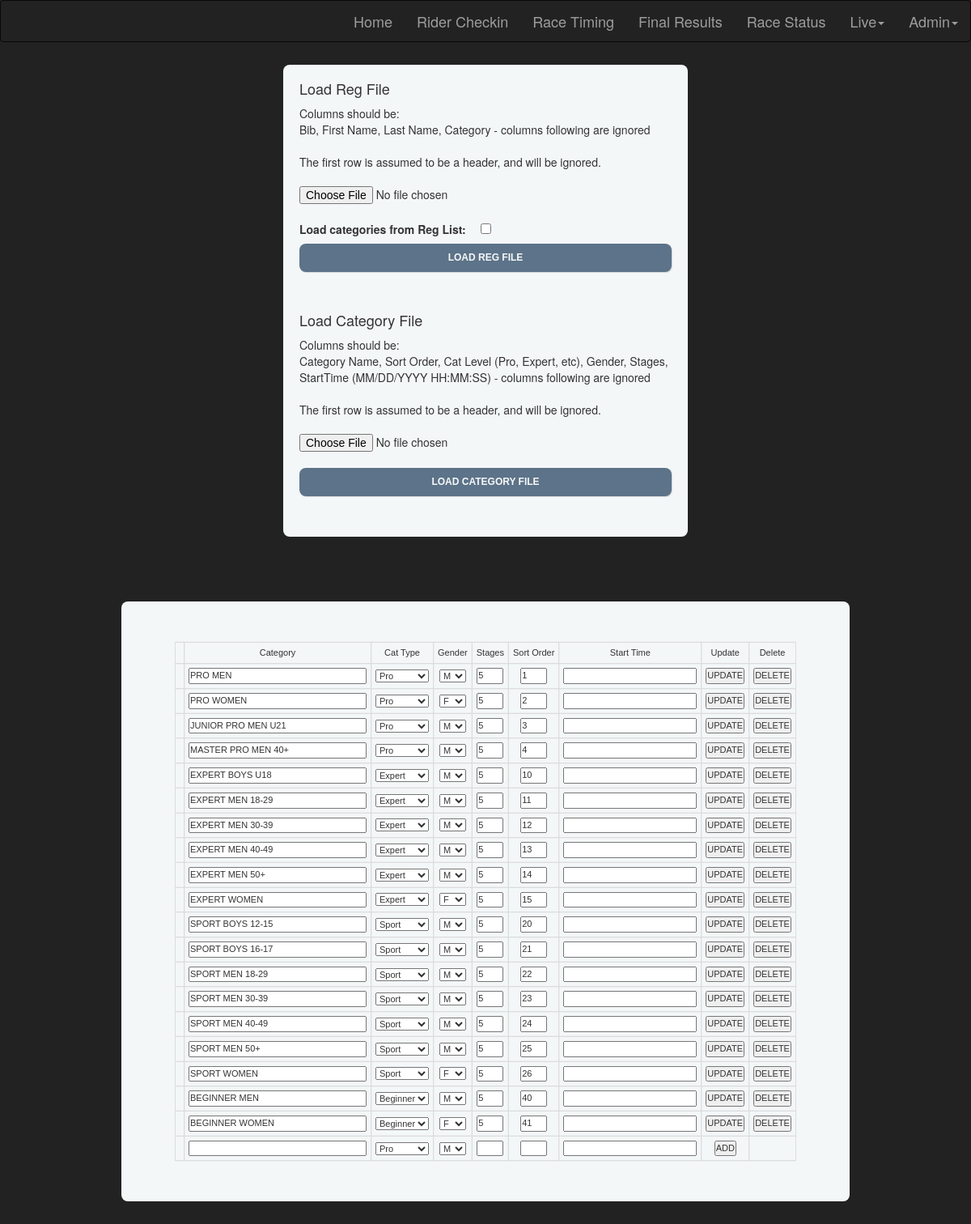
Page /loadregfile.php on the earlier database version.
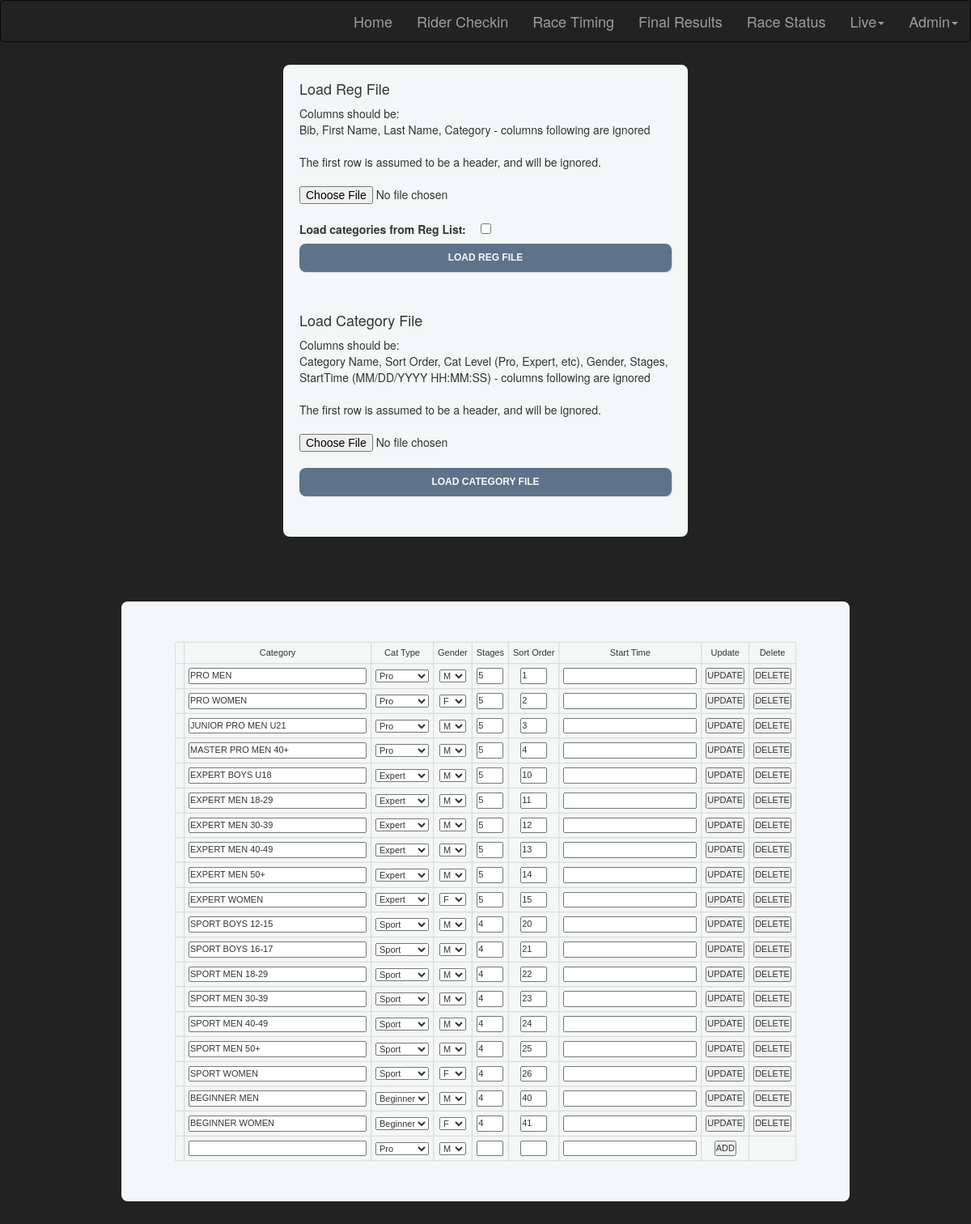
Same page on the later database version.
### tables this page shows
CREATE TABLE `categories` (
  `id` int(11) unsigned NOT NULL AUTO_INCREMENT,
  `raceid` int(32) DEFAULT NULL,
  `name` varchar(32) NOT NULL DEFAULT '',
  `sortorder` int(8) DEFAULT NULL,
  `cat` enum('Pro','Expert','Sport','Beginner') DEFAULT NULL,
  `gender` enum('M','F') DEFAULT NULL,
  `stages` int(11) DEFAULT NULL,
  `starttime` datetime DEFAULT NULL,
  `s1` int(1) NOT NULL DEFAULT '1',
  `s2` int(1) NOT NULL DEFAULT '1',
  `s3` int(1) NOT NULL DEFAULT '1',
  `s4` int(1) NOT NULL DEFAULT '1',
  `s5` int(1) NOT NULL DEFAULT '1',
  `s6` int(1) NOT NULL DEFAULT '1',
  `s7` int(1) NOT NULL DEFAULT '1',
  `s8` int(1) NOT NULL DEFAULT '1',
  `s9` int(1) NOT NULL DEFAULT '1',
  `s10` int(1) NOT NULL DEFAULT '1',
  `s11` int(1) NOT NULL DEFAULT '1',
  `s12` int(1) NOT NULL DEFAULT '1',
  PRIMARY KEY (`id`)
);

### loadregfile.php (the view, shortened to what this page needs)
<?php
$query = "SELECT * FROM categories ORDER BY sortorder";
$cats=mysql_query($query);
?>
<!DOCTYPE html PUBLIC "-//W3C//DTD XHTML 1.0 Transitional//EN" "http://www.w3.org/TR/xhtml1/DTD/xhtml1-transitional.dtd">
<html xmlns="http://www.w3.org/1999/xhtml">
<head>
    <link rel="stylesheet" href="libraries/bootstrap/3.3.6/css/bootstrap.min.css">
	<link rel="stylesheet" href="raceresults.css" type="text/css" />
</head>
<body>
	<?php include 'menu.php'; ?>
	<div id="rider">
		<form method="post" enctype="multipart/form-data" >
			<h4>Load Reg File</h4>
			Columns should be:</br>
			Bib, First Name, Last Name, Category - columns following are ignored</br>
			The first row is assumed to be a header, and will be ignored.</br>
    		<input type="file" name="regfile" id="regfile" onchange="regfileselect()" accept=".csv"></br>
    		<label for="loadcats" style="width:220px;">Load categories from Reg List:</label>
			<input id="loadcats" type="checkbox" name="loadcats" >
    		<button id="btn-regfile" name="btn-regfile" class="btn btn-primary" style="font-size:12px;"  disabled>Load Reg File</button>
			<h4>Load Category File</h4>
			Columns should be:</br>
			Category Name, Sort Order, Cat Level (Pro, Expert, etc), Gender, Stages, StartTime (MM/DD/YYYY HH:MM:SS) - columns following are ignored</br>
			The first row is assumed to be a header, and will be ignored.</br>
    		<input type="file" name="catfile" id="catfile" onchange="catfileselect()" accept=".csv"></br>
    		<button id="btn-catfile" name="btn-catfile" class="btn btn-primary" style="font-size:12px;"  disabled>Load Category File</button>
		</form>
	</div>
	<div id="categories" style="width: 900px; background: #f4f7f8; border-radius: 8px; overflow-x:auto; margin: 80px auto; padding: 10px 10px 10px 10px;" >
		<form method="post"   >
			<?php
			echo '<center><h1>'.$race["name"].'</h1></br>';
			echo '<table>';
			echo '<tr><td></td><td>Category</td><td>Cat Type</td><td>Gender</td><td>Stages</td><td>Sort Order</td><td>Start Time</td><td>Update</td><td>Delete</td>';
			$i = 0;
			while ( $row = mysql_fetch_array($cats) )
			{
				echo '<tr>';
				echo '<td><input type="hidden" value="'.$row['id'].'" name="id'.$i.'" style="width: 4em" /></td>';
				echo '<td><input type="text" value="'.$row['name'].'" name="name'.$i.'" style="width: 20em"/></td>';
				echo '<td><select type="text" name="cat'.$i.'" style="width: 6em" required>';
 					echo '<option ';
 						if($row['cat'] == 'Pro'){echo("selected");}
 					echo ' value="Pro">Pro</option>';
					echo '<option ';
						if($row['cat'] == 'Expert'){echo("selected");}
					echo ' value="Expert">Expert</option>';
					echo '<option ';
						if($row['cat'] == 'Sport'){echo("selected");}
					echo ' value="Sport">Sport</option>';
					echo '<option ';
						if($row['cat'] == 'Beginner'){echo("selected");}
					echo ' value="Beginner">Beginner</option>';
					echo '</select></td>';
				echo '<td><select type="text" name="gender'.$i.'" style="width: 3em" required>';
 					echo '<option ';
 						if($row['gender'] == 'M'){echo("selected");}
 					echo ' value="M">M</option>';
					echo '<option ';
						if($row['gender'] == 'F'){echo("selected");}
					echo ' value="F">F</option>';
					echo '</select></td>';
				echo '<td><input pattern="\d{1,2}" type="text" value="'.$row['stages'].'" name="stages'.$i.'" style="width: 3em"/></td>';
				echo '<td><input pattern="\d{1,2}" type="text" value="'.$row['sortorder'].'" name="sortorder'.$i.'" style="width: 3em"/></td>';
				echo '<td><input type="datetime" step="1" value="'.$row['starttime'].'" name="starttime'.$i.'" style="width: 15em"/></td>';
				echo '<td><input type="submit" value="UPDATE" name="update'.$i.'" />';
				echo '</td>';
				echo '<td><input id="delete'.$i.'" type="submit" value="DELETE" name="delete'.$i.'" />';
				echo '</td>';
				echo '</tr>';
				$i++;
			}
			echo '<tr>';
			echo '<td></td>';
			echo '<td><input id="name" type="text" name="name" style="width: 20em"/></td>';
			echo '<td><select type="text" name="cat" style="width: 6em" required>';
				echo '<option value="Pro">Pro</option>';
				echo '</select></td>';
			echo '<td><select type="text" name="gender" style="width: 3em" required>';
				echo '<option value="M">M</option>';
				echo '</select></td>';
			echo '<td><input pattern="\d{1,2}" id="stages" type="text" name="stages" style="width: 3em"/></td>';
			echo '<td><input pattern="\d{1,2}" id="sortorder" type="text" name="sortorder" style="width: 3em"/></td>';
			echo '<td><input type="datetime" name="starttime" style="width: 15em"/></td>';
			echo '<td><input id="add" type="submit" value="ADD" name="add" />';
			echo '</td>';
			echo '<td></td>';
			echo '</tr>';
			echo '</table>';
			?>
		</form>
	</div>
</body>
</html>

Differences in the rows shown:
changed categories "SPORT BOYS 12-15": stages "5" → "4"
changed categories "SPORT BOYS 16-17": stages "5" → "4"
changed categories "SPORT MEN 18-29": stages "5" → "4"
changed categories "SPORT MEN 30-39": stages "5" → "4"
changed categories "SPORT MEN 40-49": stages "5" → "4"
changed categories "SPORT MEN 50+": stages "5" → "4"
changed categories "SPORT WOMEN": stages "5" → "4"
changed categories "BEGINNER MEN": stages "5" → "4"
changed categories "BEGINNER WOMEN": stages "5" → "4"
